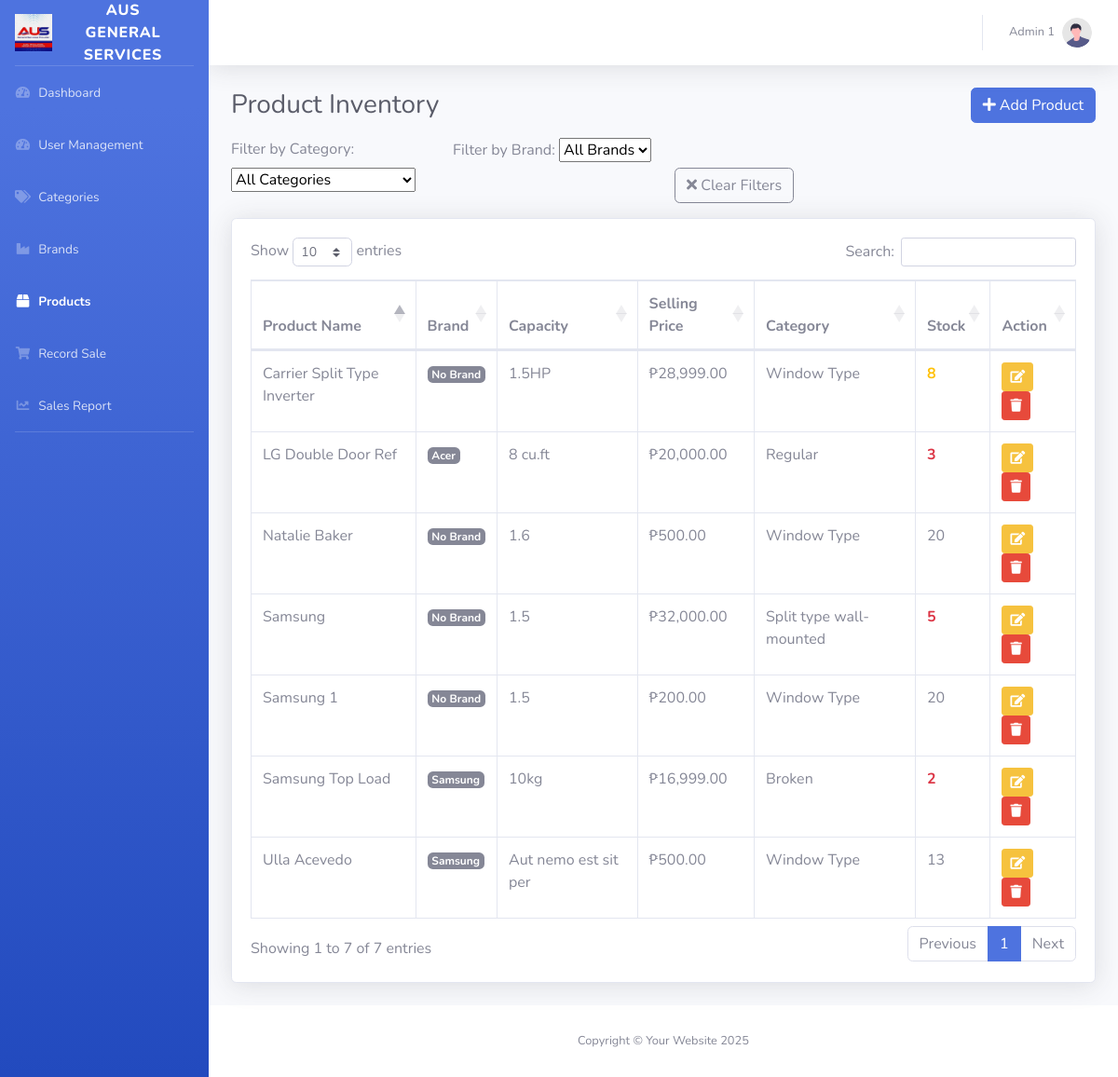
Screenshot of /products/product.php (signed in) with the database file from the repository.
### tables this page shows
CREATE TABLE `users` (
  `id` int(11) NOT NULL,
  `username` varchar(100) NOT NULL,
  `full_name` varchar(255) NOT NULL,
  `password` varchar(255) NOT NULL,
  `role` enum('admin','employee') NOT NULL,
  `created_at` datetime DEFAULT current_timestamp()
);

CREATE TABLE `products` (
  `id` int(11) NOT NULL,
  `product_name` varchar(150) NOT NULL,
  `capacity` varchar(20) DEFAULT NULL,
  `buying_price` decimal(10,2) NOT NULL,
  `selling_price` decimal(10,2) NOT NULL,
  `quantity` int(11) NOT NULL DEFAULT 0,
  `category_id` int(11) DEFAULT NULL,
  `created_at` timestamp NOT NULL DEFAULT current_timestamp(),
  `updated_at` timestamp NOT NULL DEFAULT current_timestamp() ON UPDATE current_timestamp(),
  `brand_id` int(11) DEFAULT NULL
);

CREATE TABLE `brands` (
  `brand_id` int(11) NOT NULL,
  `brand_name` varchar(100) NOT NULL,
  `created_at` timestamp NOT NULL DEFAULT current_timestamp()
);

CREATE TABLE `category` (
  `category_id` int(11) NOT NULL,
  `category_name` varchar(100) NOT NULL,
  `created_at` timestamp NOT NULL DEFAULT current_timestamp()
);

### products/product.php (the view, shortened to what this page needs)
<?php
include '../config/conn.php';
?>
<!DOCTYPE html>
<html lang="en">
<head>
    <link href="../vendor/fontawesome-free/css/all.min.css" rel="stylesheet">
    <link href="../css/sb-admin-2.min.css" rel="stylesheet">
    <link href="https://cdn.datatables.net/1.13.6/css/dataTables.bootstrap4.min.css" rel="stylesheet">
    <link href="https://cdn.datatables.net/rowgroup/1.4.0/css/rowGroup.bootstrap4.min.css" rel="stylesheet">
</head>
<body id="page-top">
    <div id="wrapper">
        <?php include '../includes/sidebar.php'; ?>
        <div id="content-wrapper" class="d-flex flex-column">
            <div id="content">
                <?php include '../includes/topbar.php'; ?>
                <div class="container-fluid">
                    <div class="d-flex justify-content-between align-items-center mb-3">
                        <h3 class="mb-0 text-gray-800">Product Inventory</h3>
                        <div>
                            <button class="btn btn-primary" data-bs-toggle="modal" data-bs-target="#addProductModal">
                                <i class="fas fa-plus"></i> Add Product
                            </button>
                        </div>
                    </div>
                    <div class="row mb-3">
                        <div class="col-md-3">
                            <label for="categoryFilter" class="form-label">Filter by Category:</label>
                            <select id="categoryFilter" class="form-select">
                                <option value="">All Categories</option>
                            </select>
                        </div>
                        <div class="col-md-3">
                            <label for="brandFilter" class="form-label">Filter by Brand:</label>
                            <select id="brandFilter" class="form-select">
                                <option value="">All Brands</option>
                            </select>
                        </div>
                        <div class="col-md-3">
                            <label class="form-label">&nbsp;</label>
                            <div>
                                <button class="btn btn-outline-secondary clear-filter">
                                    <i class="fas fa-times"></i> Clear Filters
                                </button>
                            </div>
                        </div>
                    </div>
                    <div class="card shadow mb-4">
                        <div class="card-body">
                            <div class="table-responsive">
                            <table class="table table-bordered" id="dataTable" width="100%" cellspacing="0">
                                    <thead>
                                        <tr>
                                            <th>Product Name</th>
                                            <th>Brand</th>
                                            <th>Capacity</th>
                                            <th>Selling Price</th>
                                            <th>Category</th>
                                            <th>Stock</th>
                                            <th>Action</th>
                                        </tr>
                                    </thead>
                                    <tbody>
                                    <?php
                                    $sql = "SELECT p.*, c.category_name, b.brand_name
                                            FROM products p
                                            LEFT JOIN category c ON p.category_id = c.category_id
                                            LEFT JOIN brands b ON p.brand_id = b.brand_id
                                            ORDER BY c.category_name, b.brand_name, p.product_name";
                                    $result = $conn->query($sql);
                                    while ($row = $result->fetch_assoc()) {
                                        $stockClass = '';
                                        if ($row['quantity'] <= 5) {
                                            $stockClass = 'text-danger font-weight-bold';
                                        } elseif ($row['quantity'] <= 10) {
                                            $stockClass = 'text-warning font-weight-bold';
                                        }
                                        echo "<tr>
                                                <td>" . htmlspecialchars($row['product_name']) . "</td>
                                                <td><span class='badge badge-secondary'>" . htmlspecialchars($row['brand_name'] ?: 'No Brand') . "</span></td>
                                                <td>" . htmlspecialchars($row['capacity']) . "</td>
                                                <td>₱" . number_format($row['selling_price'], 2) . "</td>
                                                <td>" . htmlspecialchars($row['category_name']) . "</td>
                                                <td class='" . $stockClass . "'>" . $row['quantity'] . "</td>
                                                <td>
                                                    <button class='btn btn-sm btn-warning edit-btn'
                                                            data-id='" . $row['id'] . "'
                                                            data-name='" . htmlspecialchars($row['product_name']) . "'
                                                            data-capacity='" . htmlspecialchars($row['capacity']) . "'
                                                            data-buying-price='" . $row['buying_price'] . "'
                                                            data-selling-price='" . $row['selling_price'] . "'
                                                            data-quantity='" . $row['quantity'] . "'
                                                            data-category-id='" . $row['category_id'] . "'
                                                            data-brand-id='" . $row['brand_id'] . "'
                                                            data-bs-toggle='modal'
                                                            data-bs-target='#editProductModal'>
                                                        <i class='fas fa-edit'></i>
                                                    </button>
                                                    <button class='btn btn-sm btn-danger delete-btn'
                                                            data-id='" . $row['id'] . "'
                                                            data-name='" . htmlspecialchars($row['product_name']) . "'
                                                            data-bs-toggle='modal'
                                                            data-bs-target='#deleteProductModal'>
                                                        <i class='fas fa-trash'></i>
                                                    </button>
                                                </td>
                                              </tr>";
                                    }
                                    ?>
                                    </tbody>
                                </table>
                            </div>
                        </div>
                    </div>
                </div>
            </div>
            <?php include '../includes/footer.php'; ?>
        </div>
</body>
</html>

### includes/topbar.php (shortened to what this page needs)
<?php
include '../config/conn.php';
$user_id = $_SESSION['user_id'];
$user_sql = "SELECT full_name, username FROM users WHERE id = ?";
$stmt = $conn->prepare($user_sql);
$stmt->bind_param("i", $user_id);
$stmt->execute();
$user_result = $stmt->get_result();
$user = $user_result->fetch_assoc();
?>
<div id="content-wrapper" class="d-flex flex-column">
<div id="content">
    <nav class="navbar navbar-expand navbar-light bg-white topbar mb-4 static-top shadow">
        <ul class="navbar-nav ml-auto">
            <li class="nav-item dropdown no-arrow">
                <a class="nav-link dropdown-toggle" href="#" id="userDropdown" role="button"
                    data-toggle="dropdown" aria-haspopup="true" aria-expanded="false">
                    <span class="mr-2 d-none d-lg-inline text-gray-600 small">
                        <?= htmlspecialchars($user['full_name']); ?>
                    </span>
                    <img class="img-profile rounded-circle" src="../img/undraw_profile.svg">
                </a>
            </li>
        </ul>
    </nav>

### products/product.php (style rules this page uses)
.badge { font-size: 0.75em; }
.text-danger { color: #dc3545 !important; }
.text-warning { color: #ffc107 !important; }
.font-weight-bold { font-weight: bold !important; }

### rows the page displays
users: full_name "Admin 1"
products: product_name "Samsung Top Load", brand.brand_name "Samsung", capacity "10kg", selling_price "16,999.00", category.category_name "Broken", quantity "2"
products: product_name "LG Double Door Ref", brand.brand_name "Acer", capacity "8 cu.ft", selling_price "20,000.00", category.category_name "Regular", quantity "3"
products: product_name "Samsung", brand_name "No Brand", capacity "1.5", selling_price "32,000.00", category.category_name "Split type wall-mounted", quantity "5"
products: product_name "Carrier Split Type Inverter", brand_name "No Brand", capacity "1.5HP", selling_price "28,999.00", category.category_name "Window Type", quantity "8"
products: product_name "Natalie Baker", brand_name "No Brand", capacity "1.6", selling_price "500.00", category.category_name "Window Type", quantity "20"
products: product_name "Samsung 1", brand_name "No Brand", capacity "1.5", selling_price "200.00", category.category_name "Window Type", quantity "20"
products: product_name "Ulla Acevedo", brand.brand_name "Samsung", capacity "Aut nemo est sit per", selling_price "500.00", category.category_name "Window Type", quantity "13"
